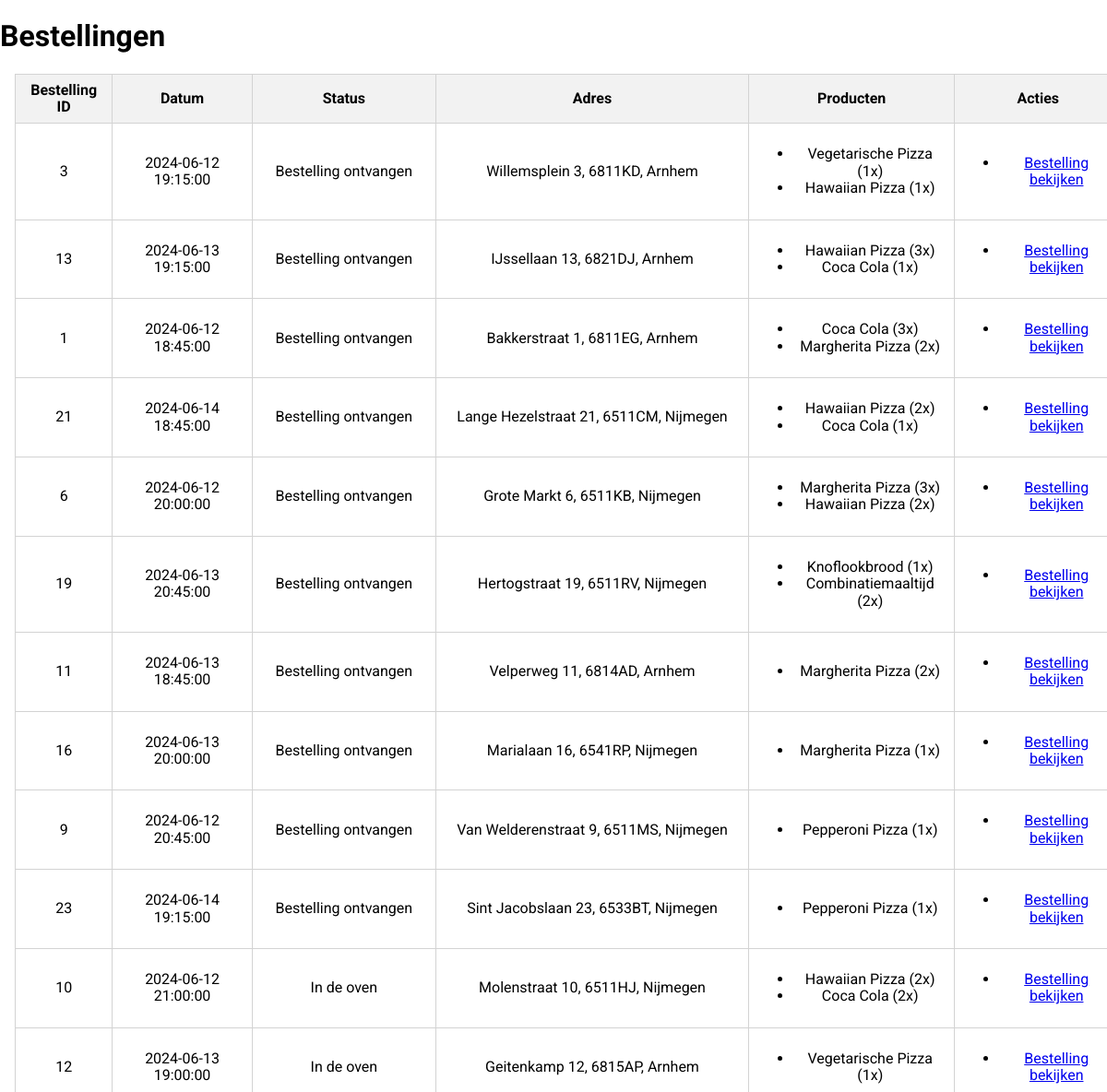
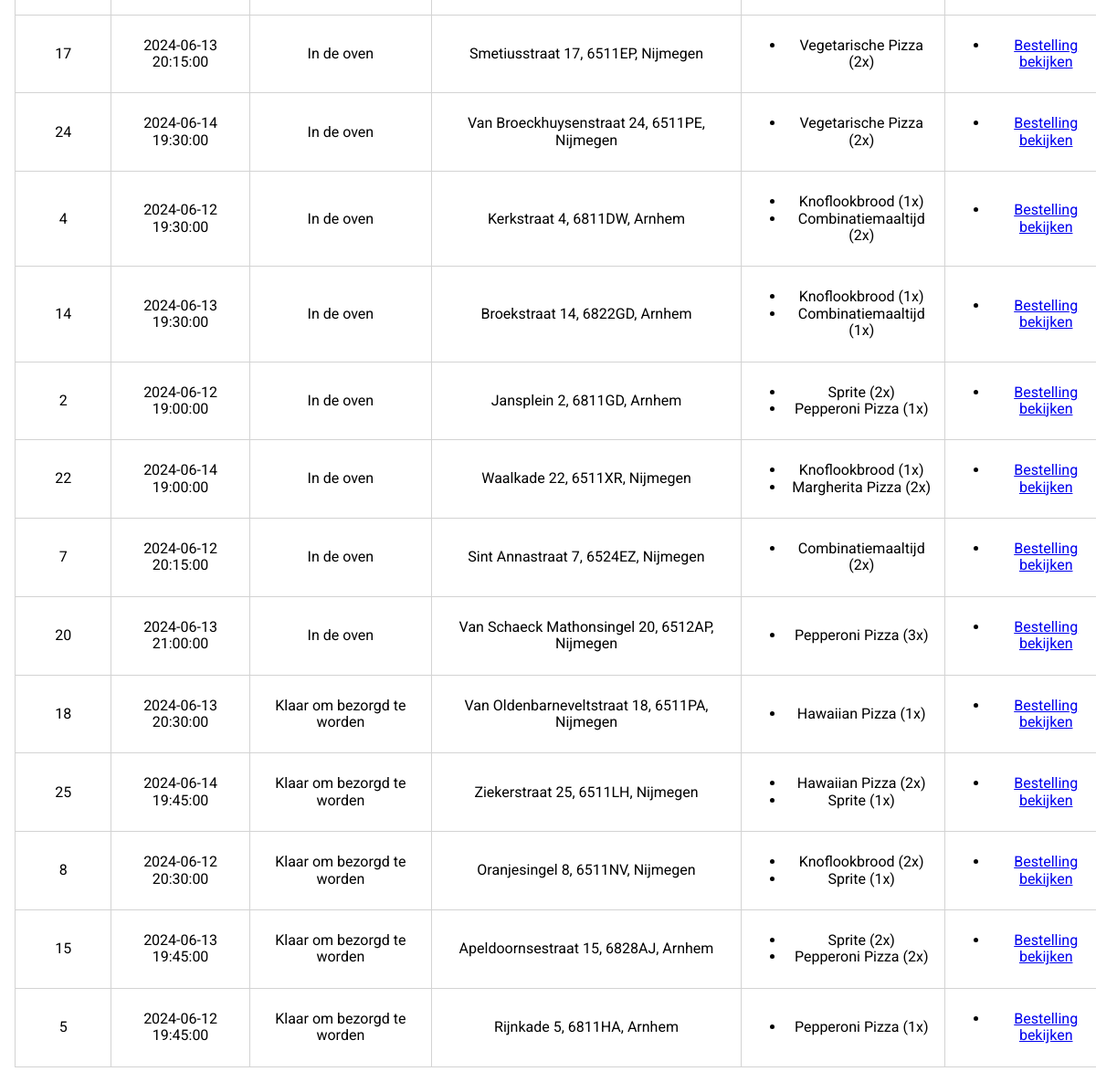
Page /bestellingen.php (signed in) on the committed database (2 pictures, top to bottom).
### tables this page shows
CREATE TABLE Pizza_Order_Product (
  order_id INT,
  product_name VARCHAR(255),
  quantity INT NOT NULL,
  PRIMARY KEY (order_id, product_name),
  FOREIGN KEY (order_id) REFERENCES Pizza_Order(order_id),
  FOREIGN KEY (product_name) REFERENCES Product(name)
);

CREATE TABLE Pizza_Order (
  order_id INT AUTO_INCREMENT PRIMARY KEY,
  client_username VARCHAR(255),
  client_name VARCHAR(255) NOT NULL,
  personnel_username VARCHAR(255) NOT NULL,
  datetime DATETIME NOT NULL,
  status INT,
  address VARCHAR(255),
  FOREIGN KEY (client_username) REFERENCES `User`(username),
  FOREIGN KEY (personnel_username) REFERENCES `User`(username)
);

### src/env.php (called while the page is built, shortened)
<?php
require_once 'utils.php';
$db_host = "mariadb";
$db_port = 3306;
$db_database="pizzeria";
$db_user = "user";
$db_pass = "password";

### src/sqlhandler.php (called while the page is built, shortened)
<?php
require_once 'utils.php';
require_once 'env.php';
class SQLConnection
{
    private $conn;
    public function __construct()
    {
        global $db_host, $db_port, $db_user, $db_pass, $db_database;
        $this->conn = new PDO(
            "mysql:host=$db_host;port=$db_port;dbname=$db_database;charset=utf8",
            $db_user,
            $db_pass
        );
    }
    public function getWithSql(string $query = "", array|null $params = null): array
    {
        $pointer = $this->execute($query, $params);
        return $pointer->fetchAll();
    }
    private function execute(string $query = "", array|null $params = null): bool|PDOStatement
    {
        $stmt = $this->conn->prepare($query);
        $stmt->execute($params);
        return $stmt;
    }
}

### src/utils.php (called while the page is built, shortened)
<?php
function resolveStatus(int $status):string{
    return match ($status) {
        1 => 'Bestelling ontvangen',
        2 => 'In de oven',
        3 => 'Klaar om bezorgd te worden',
        4 => 'Onze bezorger is onderweg',
        5 => 'Bezorgd, eet smakelijk!',
        default => 'Wij hebben geen active herinnering over deze bestelling :( bel ons op als je dit leest',
    };
}

### src/bestellingen.php (the view, shortened to what this page needs)
<?php
require_once __DIR__ . '/utils.php';
require_once __DIR__ . '/loaders/templateloader.php';
require_once __DIR__ . '/sqlhandler.php';
$db = new SQLConnection();
    ?>
<main>
    <h1>Bestellingen</h1>
        <?php
    $orders = $db->getWithSql("SELECT Pizza_Order.order_id, Pizza_Order.datetime, Pizza_Order.status, Pizza_Order.address, Pizza_Order_Product.product_name, Pizza_Order_Product.quantity,client_username
FROM Pizza_Order
INNER JOIN Pizza_Order_Product ON Pizza_Order.order_id = Pizza_Order_Product.order_id INNER JOIN Product ON Pizza_Order_Product.product_name = Product.name ORDER BY Pizza_Order.status ASC
");
    $orderList = [];
    foreach ($orders as $order) {
       $orderList[$order['order_id']][] = [
            'datetime' => $order['datetime'],
            'status' => $order['status'],
            'address' => $order['address'],
            'product_name' => $order['product_name'],
            'quantity' => $order['quantity'],
            'client_username' => $order['client_username']
        ];
    }
    ?>
    <table class="product-table">
        <thead>
            <tr>
                <th>Bestelling ID</th>
                <th>Datum</th>
                <th>Status</th>
                <th>Adres</th>
                <th>Producten</th>
                <th>Acties</th>
            </tr>
        </thead>
        <tbody>
            <?php foreach ($orderList as $orderId => $orderDetails): ?>
                <tr>
                    <td><?php echo htmlspecialchars($orderId); ?></td>
                    <td><?php echo htmlspecialchars($orderDetails[0]['datetime']); ?></td>
                    <td><?php echo htmlspecialchars(resolveStatus($orderDetails[0]['status'])); ?></td>
                    <td><?php echo htmlspecialchars($orderDetails[0]['address']); ?></td>
                    <td>
                        <ul>
                            <?php foreach ($orderDetails as $detail): ?>
                                <li><?php echo htmlspecialchars($detail['product_name']); ?> (<?php echo htmlspecialchars($detail['quantity'] ?? "?"); ?>x)</li>
                            <?php endforeach; ?>
                        </ul>
                    </td>
                    <td>
                        <ul>
                        <li><a href="/bestelling?bestelling_id=<?php echo urlencode($orderId); ?>">Bestelling bekijken</a></li>
                    </td>
                </tr>
            <?php endforeach; ?>
        </tbody>
    </table>
</main>

### src/loaders/templateloader.php (shortened to what this page needs)
<?php
require_once __DIR__ . '/../utils.php';
function getTemplate(string $templateName, array|null $templateData = null)
{
    $files = glob(__DIR__ . "/../templates/{$templateName}.html");
    $file = $files[0];
    $text = fread(fopen($file, 'r'), filesize($file));
    if (isset($templateData)) {
        $text = preg_replace_callback('/{{\s*(\w+)\s*}}/', function ($matches) use ($templateData) {
            $key = $matches[1];
            return isset($templateData[$key]) ? htmlspecialchars($templateData[$key]) : $matches[0];
        }, $text);
    }
    return $text;
}
function printTemplate(string $templateName, array|null $templateData = null): void
{
    try {
        if(str_starts_with($templateName, 'php%')) {
            $templateName = str_replace('php%', '', $templateName);
            require_once __DIR__ . "/../templates/{$templateName}.php";
        }
        else{
            echo getTemplate($templateName, $templateData);
        }
    } catch (Exception $e) {
        echo "Error: " . $e->getMessage();
    }
}

### src/styles/global.css (style rules this page uses)
body { font-family: 'Roboto', Arial, Helvetica, sans-serif; display:flex; flex-direction: column; align-items: center; }
body > main, body > nav { width: 100%; max-width: 1300px; }

### src/styles/tables.css (style rules this page uses)
.product-table { width: 100%; border-collapse: collapse; margin:1em; }
.product-table th, .product-table td { border: 1px solid lightgray; padding: 8px; text-align: center; }
.product-table th { background-color: #f2f2f2; }

### rows in the picture
pizza_order_product: orderId "3", order.datetime "2024-06-12 19:15:00", order.status "Bestelling ontvangen", order.address "Willemsplein 3, 6811KD, Arnhem", product_name "Vegetarische Pizza", quantity "1"
pizza_order_product: product_name "Hawaiian Pizza", quantity "1"
pizza_order_product: orderId "13", order.datetime "2024-06-13 19:15:00", order.status "Bestelling ontvangen", order.address "IJssellaan 13, 6821DJ, Arnhem", product_name "Hawaiian Pizza", quantity "3"
pizza_order_product: product_name "Coca Cola", quantity "1"
pizza_order_product: orderId "1", order.datetime "2024-06-12 18:45:00", order.status "Bestelling ontvangen", order.address "Bakkerstraat 1, 6811EG, Arnhem", product_name "Coca Cola", quantity "3"
pizza_order_product: product_name "Margherita Pizza", quantity "2"
pizza_order_product: orderId "21", order.datetime "2024-06-14 18:45:00", order.status "Bestelling ontvangen", order.address "Lange Hezelstraat 21, 6511CM, Nijmegen", product_name "Hawaiian Pizza", quantity "2"
pizza_order_product: product_name "Coca Cola", quantity "1"
pizza_order_product: orderId "6", order.datetime "2024-06-12 20:00:00", order.status "Bestelling ontvangen", order.address "Grote Markt 6, 6511KB, Nijmegen", product_name "Margherita Pizza", quantity "3"
pizza_order_product: product_name "Hawaiian Pizza", quantity "2"
pizza_order_product: orderId "19", order.datetime "2024-06-13 20:45:00", order.status "Bestelling ontvangen", order.address "Hertogstraat 19, 6511RV, Nijmegen", product_name "Knoflookbrood", quantity "1"
pizza_order_product: product_name "Combinatiemaaltijd", quantity "2"
pizza_order_product: orderId "11", order.datetime "2024-06-13 18:45:00", order.status "Bestelling ontvangen", order.address "Velperweg 11, 6814AD, Arnhem", product_name "Margherita Pizza", quantity "2"
pizza_order_product: orderId "16", order.datetime "2024-06-13 20:00:00", order.status "Bestelling ontvangen", order.address "Marialaan 16, 6541RP, Nijmegen", product_name "Margherita Pizza", quantity "1"
pizza_order_product: orderId "9", order.datetime "2024-06-12 20:45:00", order.status "Bestelling ontvangen", order.address "Van Welderenstraat 9, 6511MS, Nijmegen", product_name "Pepperoni Pizza", quantity "1"
pizza_order_product: orderId "23", order.datetime "2024-06-14 19:15:00", order.status "Bestelling ontvangen", order.address "Sint Jacobslaan 23, 6533BT, Nijmegen", product_name "Pepperoni Pizza", quantity "1"
pizza_order_product: orderId "10", order.datetime "2024-06-12 21:00:00", order.status "In de oven", order.address "Molenstraat 10, 6511HJ, Nijmegen", product_name "Hawaiian Pizza", quantity "2"
pizza_order_product: product_name "Coca Cola", quantity "2"
pizza_order_product: orderId "12", order.datetime "2024-06-13 19:00:00", order.status "In de oven", order.address "Geitenkamp 12, 6815AP, Arnhem", product_name "Vegetarische Pizza", quantity "1"
pizza_order_product: orderId "17", order.datetime "2024-06-13 20:15:00", order.status "In de oven", order.address "Smetiusstraat 17, 6511EP, Nijmegen", product_name "Vegetarische Pizza", quantity "2"
pizza_order_product: orderId "24", order.datetime "2024-06-14 19:30:00", order.status "In de oven", order.address "Van Broeckhuysenstraat 24, 6511PE, Nijmegen", product_name "Vegetarische Pizza", quantity "2"
pizza_order_product: orderId "4", order.datetime "2024-06-12 19:30:00", order.status "In de oven", order.address "Kerkstraat 4, 6811DW, Arnhem", product_name "Knoflookbrood", quantity "1"
pizza_order_product: product_name "Combinatiemaaltijd", quantity "2"
pizza_order_product: orderId "14", order.datetime "2024-06-13 19:30:00", order.status "In de oven", order.address "Broekstraat 14, 6822GD, Arnhem", product_name "Knoflookbrood", quantity "1"
pizza_order_product: product_name "Combinatiemaaltijd", quantity "1"
pizza_order_product: orderId "2", order.datetime "2024-06-12 19:00:00", order.status "In de oven", order.address "Jansplein 2, 6811GD, Arnhem", product_name "Sprite", quantity "2"
pizza_order_product: product_name "Pepperoni Pizza", quantity "1"
pizza_order_product: orderId "22", order.datetime "2024-06-14 19:00:00", order.status "In de oven", order.address "Waalkade 22, 6511XR, Nijmegen", product_name "Knoflookbrood", quantity "1"
pizza_order_product: product_name "Margherita Pizza", quantity "2"
pizza_order_product: orderId "7", order.datetime "2024-06-12 20:15:00", order.status "In de oven", order.address "Sint Annastraat 7, 6524EZ, Nijmegen", product_name "Combinatiemaaltijd", quantity "2"
pizza_order_product: orderId "20", order.datetime "2024-06-13 21:00:00", order.status "In de oven", order.address "Van Schaeck Mathonsingel 20, 6512AP, Nijmegen", product_name "Pepperoni Pizza", quantity "3"
pizza_order_product: orderId "18", order.datetime "2024-06-13 20:30:00", order.status "Klaar om bezorgd te worden", order.address "Van Oldenbarneveltstraat 18, 6511PA, Nijmegen", product_name "Hawaiian Pizza", quantity "1"
pizza_order_product: orderId "25", order.datetime "2024-06-14 19:45:00", order.status "Klaar om bezorgd te worden", order.address "Ziekerstraat 25, 6511LH, Nijmegen", product_name "Hawaiian Pizza", quantity "2"
pizza_order_product: product_name "Sprite", quantity "1"
pizza_order_product: orderId "8", order.datetime "2024-06-12 20:30:00", order.status "Klaar om bezorgd te worden", order.address "Oranjesingel 8, 6511NV, Nijmegen", product_name "Knoflookbrood", quantity "2"
pizza_order_product: product_name "Sprite", quantity "1"
pizza_order_product: orderId "15", order.datetime "2024-06-13 19:45:00", order.status "Klaar om bezorgd te worden", order.address "Apeldoornsestraat 15, 6828AJ, Arnhem", product_name "Sprite", quantity "2"
pizza_order_product: product_name "Pepperoni Pizza", quantity "2"
pizza_order_product: orderId "5", order.datetime "2024-06-12 19:45:00", order.status "Klaar om bezorgd te worden", order.address "Rijnkade 5, 6811HA, Arnhem", product_name "Pepperoni Pizza", quantity "1"
